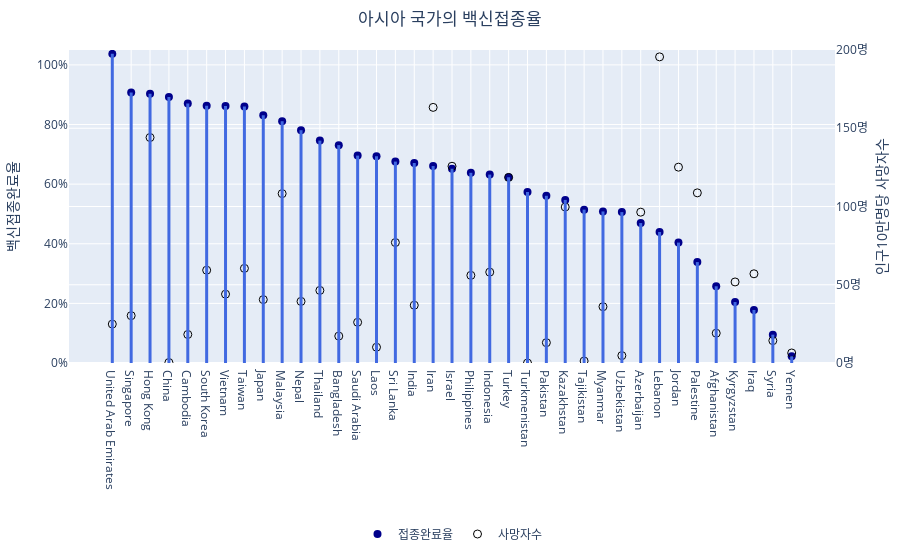

Notebook code cell kept with this figure:
### Code cell
## 롤리팝 그래프를 위한 데이터 전처리
df_lolipop = df_covid19_stat.reset_index()

df_lolipop = df_lolipop.loc[(df_lolipop['인구수'] > 5000000) & (df_lolipop['continent'] == 'Asia') & (df_lolipop['인구백명당백신접종완료율'].isna() == False)].sort_values(by = '인구백명당백신접종완료율', ascending=False)

fig = go.Figure()

## 라인 세그컨트 레이어를 추가
for index, row in df_lolipop.iterrows():
    fig.add_shape(type='line', xref='x', yref='y',
        x0=row['location'], y0=0, x1=row['location'], y1=row['인구백명당백신접종완료율'],
        line=dict(color='RoyalBlue',width=3))

## markers 모드인 scatter 트레이스 추가
fig.add_trace(go.Scatter(
    mode = 'markers', name = '접종완료율',
    x = df_lolipop['location'], y = df_lolipop['인구백명당백신접종완료율'], 
    marker = dict(color = 'darkblue', symbol = 0, size = 8) ))

fig.add_trace(go.Scatter(
    mode = 'markers', name = '사망자수',
    x = df_lolipop['location'], y = df_lolipop['십만명당사망자수'], yaxis = "y2",
    marker = dict(color = 'black', symbol = 100, size = 8) ))

fig.update_layout(
         title = dict(text = '아시아 국가의 백신접종율', x = 0.5), 
         xaxis = dict(title = ''),
         yaxis = dict(title = '백신접종완료율', range = (0, 105), 
                      ticksuffix = '%'), 
         ## 두 번째 Y축의 설정
         yaxis2 = dict(title = dict(text = '인구10만명당 사망자수', 
                                    standoff = 10), 
                       side = "right", overlaying = "y",
                       range = (0, 200), ticksuffix = '명'),
         margin = margins_P, showlegend = True,
         legend = dict(orientation = 'h', y = -0.5, x = 0.5, xanchor = 'center'))
         
fig.show()

### Figure 1 — Plotly figure (JSON) as saved in the notebook; plotly's stock layout.template omitted (floating-point values rounded to 4 significant figures)
{"data": [{"marker": {"color": "darkblue", "size": 8, "symbol": 0}, "mode": "markers", "name": "접종완료율", "type": "scatter", "x": ["United Arab Emirates", "Singapore", "Hong Kong", "China", "Cambodia", "South Korea", "Vietnam", "Taiwan", "Japan", "Malaysia", "Nepal", "Thailand", "Bangladesh", "Saudi Arabia", "Laos", "Sri Lanka", "India", "Iran", "Israel", "Philippines", "Indonesia", "Turkey", "Turkmenistan", "Pakistan", "Kazakhstan", "Tajikistan", "Myanmar", "Uzbekistan", "Azerbaijan", "Lebanon", "Jordan", "Palestine", "Afghanistan", "Kyrgyzstan", "Iraq", "Syria", "Yemen"], "y": [103.7, 90.71, 90.33, 89.27, 87.02, 86.27, 86.25, 86.06, 83.1, 81.11, 78.1, 74.6, 73.08, 69.57, 69.36, 67.57, 67.09, 66.07, 65.17, 63.81, 63.2, 62.31, 57.36, 56.09, 54.71, 51.45, 50.84, 50.62, 46.94, 43.94, 40.39, 33.85, 25.74, 20.45, 17.8, 9.51, 2.25]}, {"marker": {"color": "black", "size": 8, "symbol": 100}, "mode": "markers", "name": "사망자수", "type": "scatter", "x": ["United Arab Emirates", "Singapore", "Hong Kong", "China", "Cambodia", "South Korea", "Vietnam", "Taiwan", "Japan", "Malaysia", "Nepal", "Thailand", "Bangladesh", "Saudi Arabia", "Laos", "Sri Lanka", "India", "Iran", "Israel", "Philippines", "Indonesia", "Turkey", "Turkmenistan", "Pakistan", "Kazakhstan", "Tajikistan", "Myanmar", "Uzbekistan", "Azerbaijan", "Lebanon", "Jordan", "Palestine", "Afghanistan", "Kyrgyzstan", "Iraq", "Syria", "Yemen"], "y": [24.87, 30.25, 144.1, 0.2978, 18.23, 59.3, 43.98, 60.47, 40.51, 108.2, 39.35, 46.38, 17.19, 26.01, 10.08, 76.97, 36.92, 163.3, 125.7, 56.0, 58.06, 118.6, 0, 12.99, 99.67, 1.256, 35.97, 4.727, 96.38, 195.6, 125.1, 108.7, 19.05, 51.79, 57.0, 14.3, 6.407], "yaxis": "y2"}], "layout": {"legend": {"orientation": "h", "x": 0.5, "xanchor": "center", "y": -0.5}, "margin": {"b": 25, "l": 25, "r": 25, "t": 50}, "shapes": [{"line": {"color": "RoyalBlue", "width": 3}, "type": "line", "x0": "United Arab Emirates", "x1": "United Arab Emirates", "xref": "x", "y0": 0, "y1": 103.7, "yref": "y"}, {"line": {"color": "RoyalBlue", "width": 3}, "type": "line", "x0": "Singapore", "x1": "Singapore", "xref": "x", "y0": 0, "y1": 90.71, "yref": "y"}, {"line": {"color": "RoyalBlue", "width": 3}, "type": "line", "x0": "Hong Kong", "x1": "Hong Kong", "xref": "x", "y0": 0, "y1": 90.33, "yref": "y"}, {"line": {"color": "RoyalBlue", "width": 3}, "type": "line", "x0": "China", "x1": "China", "xref": "x", "y0": 0, "y1": 89.27, "yref": "y"}, {"line": {"color": "RoyalBlue", "width": 3}, "type": "line", "x0": "Cambodia", "x1": "Cambodia", "xref": "x", "y0": 0, "y1": 87.02, "yref": "y"}, {"line": {"color": "RoyalBlue", "width": 3}, "type": "line", "x0": "South Korea", "x1": "South Korea", "xref": "x", "y0": 0, "y1": 86.27, "yref": "y"}, {"line": {"color": "RoyalBlue", "width": 3}, "type": "line", "x0": "Vietnam", "x1": "Vietnam", "xref": "x", "y0": 0, "y1": 86.25, "yref": "y"}, {"line": {"color": "RoyalBlue", "width": 3}, "type": "line", "x0": "Taiwan", "x1": "Taiwan", "xref": "x", "y0": 0, "y1": 86.06, "yref": "y"}, {"line": {"color": "RoyalBlue", "width": 3}, "type": "line", "x0": "Japan", "x1": "Japan", "xref": "x", "y0": 0, "y1": 83.1, "yref": "y"}, {"line": {"color": "RoyalBlue", "width": 3}, "type": "line", "x0": "Malaysia", "x1": "Malaysia", "xref": "x", "y0": 0, "y1": 81.11, "yref": "y"}, {"line": {"color": "RoyalBlue", "width": 3}, "type": "line", "x0": "Nepal", "x1": "Nepal", "xref": "x", "y0": 0, "y1": 78.1, "yref": "y"}, {"line": {"color": "RoyalBlue", "width": 3}, "type": "line", "x0": "Thailand", "x1": "Thailand", "xref": "x", "y0": 0, "y1": 74.6, "yref": "y"}, {"line": {"color": "RoyalBlue", "width": 3}, "type": "line", "x0": "Bangladesh", "x1": "Bangladesh", "xref": "x", "y0": 0, "y1": 73.08, "yref": "y"}, {"line": {"color": "RoyalBlue", "width": 3}, "type": "line", "x0": "Saudi Arabia", "x1": "Saudi Arabia", "xref": "x", "y0": 0, "y1": 69.57, "yref": "y"}, {"line": {"color": "RoyalBlue", "width": 3}, "type": "line", "x0": "Laos", "x1": "Laos", "xref": "x", "y0": 0, "y1": 69.36, "yref": "y"}, {"line": {"color": "RoyalBlue", "width": 3}, "type": "line", "x0": "Sri Lanka", "x1": "Sri Lanka", "xref": "x", "y0": 0, "y1": 67.57, "yref": "y"}, {"line": {"color": "RoyalBlue", "width": 3}, "type": "line", "x0": "India", "x1": "India", "xref": "x", "y0": 0, "y1": 67.09, "yref": "y"}, {"line": {"color": "RoyalBlue", "width": 3}, "type": "line", "x0": "Iran", "x1": "Iran", "xref": "x", "y0": 0, "y1": 66.07, "yref": "y"}, {"line": {"color": "RoyalBlue", "width": 3}, "type": "line", "x0": "Israel", "x1": "Israel", "xref": "x", "y0": 0, "y1": 65.17, "yref": "y"}, {"line": {"color": "RoyalBlue", "width": 3}, "type": "line", "x0": "Philippines", "x1": "Philippines", "xref": "x", "y0": 0, "y1": 63.81, "yref": "y"}, {"line": {"color": "RoyalBlue", "width": 3}, "type": "line", "x0": "Indonesia", "x1": "Indonesia", "xref": "x", "y0": 0, "y1": 63.2, "yref": "y"}, {"line": {"color": "RoyalBlue", "width": 3}, "type": "line", "x0": "Turkey", "x1": "Turkey", "xref": "x", "y0": 0, "y1": 62.31, "yref": "y"}, {"line": {"color": "RoyalBlue", "width": 3}, "type": "line", "x0": "Turkmenistan", "x1": "Turkmenistan", "xref": "x", "y0": 0, "y1": 57.36, "yref": "y"}, {"line": {"color": "RoyalBlue", "width": 3}, "type": "line", "x0": "Pakistan", "x1": "Pakistan", "xref": "x", "y0": 0, "y1": 56.09, "yref": "y"}, {"line": {"color": "RoyalBlue", "width": 3}, "type": "line", "x0": "Kazakhstan", "x1": "Kazakhstan", "xref": "x", "y0": 0, "y1": 54.71, "yref": "y"}, {"line": {"color": "RoyalBlue", "width": 3}, "type": "line", "x0": "Tajikistan", "x1": "Tajikistan", "xref": "x", "y0": 0, "y1": 51.45, "yref": "y"}, {"line": {"color": "RoyalBlue", "width": 3}, "type": "line", "x0": "Myanmar", "x1": "Myanmar", "xref": "x", "y0": 0, "y1": 50.84, "yref": "y"}, {"line": {"color": "RoyalBlue", "width": 3}, "type": "line", "x0": "Uzbekistan", "x1": "Uzbekistan", "xref": "x", "y0": 0, "y1": 50.62, "yref": "y"}, {"line": {"color": "RoyalBlue", "width": 3}, "type": "line", "x0": "Azerbaijan", "x1": "Azerbaijan", "xref": "x", "y0": 0, "y1": 46.94, "yref": "y"}, {"line": {"color": "RoyalBlue", "width": 3}, "type": "line", "x0": "Lebanon", "x1": "Lebanon", "xref": "x", "y0": 0, "y1": 43.94, "yref": "y"}, {"line": {"color": "RoyalBlue", "width": 3}, "type": "line", "x0": "Jordan", "x1": "Jordan", "xref": "x", "y0": 0, "y1": 40.39, "yref": "y"}, {"line": {"color": "RoyalBlue", "width": 3}, "type": "line", "x0": "Palestine", "x1": "Palestine", "xref": "x", "y0": 0, "y1": 33.85, "yref": "y"}, {"line": {"color": "RoyalBlue", "width": 3}, "type": "line", "x0": "Afghanistan", "x1": "Afghanistan", "xref": "x", "y0": 0, "y1": 25.74, "yref": "y"}, {"line": {"color": "RoyalBlue", "width": 3}, "type": "line", "x0": "Kyrgyzstan", "x1": "Kyrgyzstan", "xref": "x", "y0": 0, "y1": 20.45, "yref": "y"}, {"line": {"color": "RoyalBlue", "width": 3}, "type": "line", "x0": "Iraq", "x1": "Iraq", "xref": "x", "y0": 0, "y1": 17.8, "yref": "y"}, {"line": {"color": "RoyalBlue", "width": 3}, "type": "line", "x0": "Syria", "x1": "Syria", "xref": "x", "y0": 0, "y1": 9.51, "yref": "y"}, {"line": {"color": "RoyalBlue", "width": 3}, "type": "line", "x0": "Yemen", "x1": "Yemen", "xref": "x", "y0": 0, "y1": 2.25, "yref": "y"}], "showlegend": true, "title": {"text": "아시아 국가의 백신접종율", "x": 0.5}, "xaxis": {"title": {"text": ""}}, "yaxis": {"range": [0, 105], "ticksuffix": "%", "title": {"text": "백신접종완료율"}}, "yaxis2": {"overlaying": "y", "range": [0, 200], "side": "right", "ticksuffix": "명", "title": {"standoff": 10, "text": "인구10만명당 사망자수"}}}}
